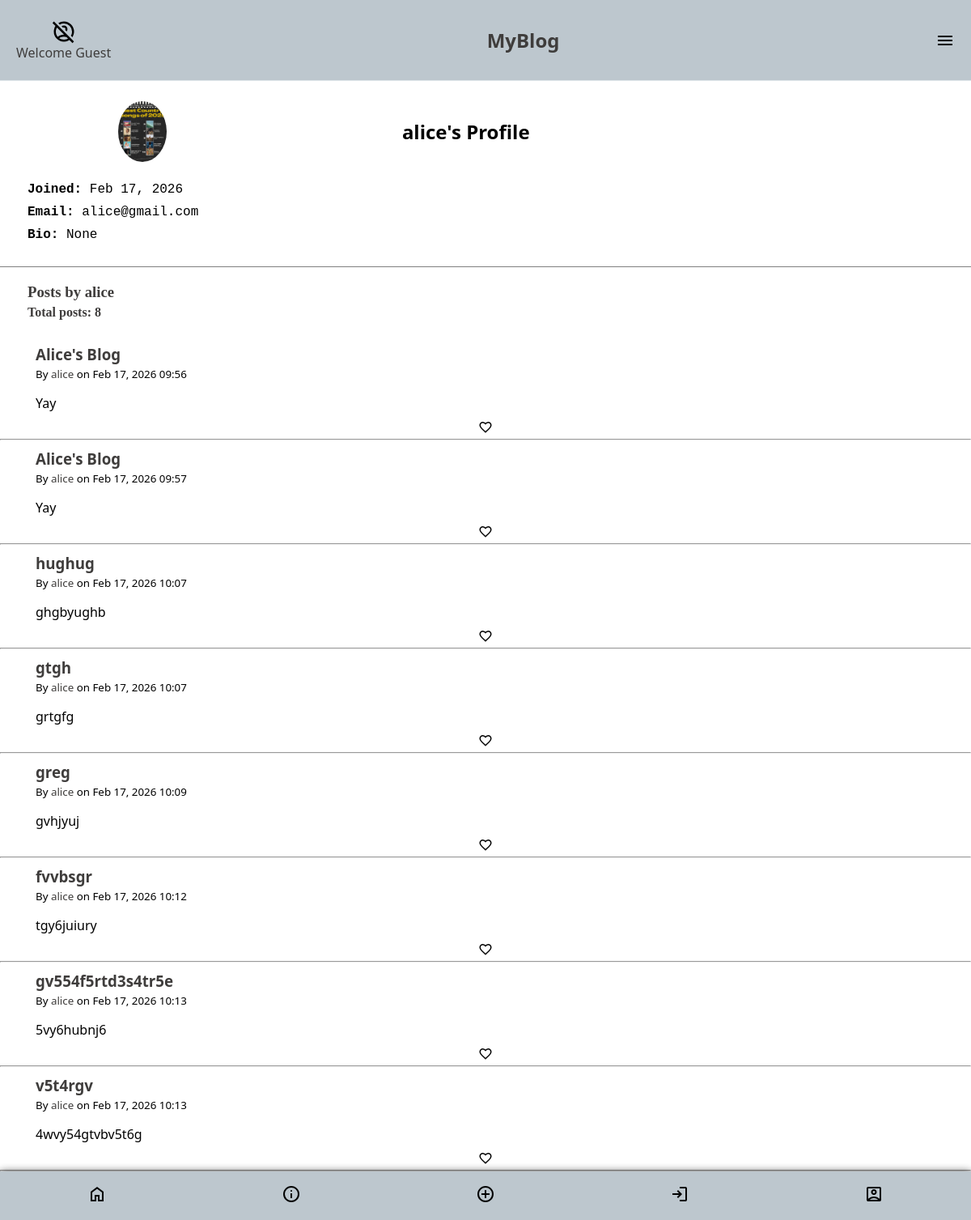
Page /user/alice on the committed database.
### app.py (models this page shows)
class User(db.Model):
    id = db.Column(db.Integer, primary_key=True)
    username = db.Column(db.String(200), unique=True, nullable=False)
    password = db.Column(db.String(200), nullable=False)
    is_admin = db.Column(db.Boolean, nullable=False)
    email = db.Column(db.String(200), unique=True, nullable=False)
    bio = db.Column(db.Text, default="Hello! I'm new here.")
    joined_at = db.Column(db.DateTime, default=datetime.utcnow)
    profile_pic = db.Column(db.String(200), default="default.svg")

class Post(db.Model):
    id = db.Column(db.Integer, primary_key=True)
    title = db.Column(db.String(200), nullable=False)
    content = db.Column(db.Text, nullable=False)
    user_id = db.Column(db.Integer, db.ForeignKey('user.id'))
    author_obj = db.relationship('User', backref='posts')
    created_at = db.Column(db.DateTime, default=datetime.utcnow)

### app.py (the view)
@app.route("/user/<username>")
def profile(username):
    user = User.query.filter_by(username=username).first_or_404()
    posts = Post.query.filter_by(user_id=user.id).all()  #posts = user.posts
    return render_template("profile.html", user=user, posts=posts)

### templates/profile.html (shortened to what this page needs)
{% extends "base.html" %}
{% block content %}
<div class="main-content">
    <div class="my-profile-head">
        <div class="my-profile-banner">
    {% if session.get("user")==user.username %}
            <img src="{{ url_for('static', filename='profile_pics/' + user.profile_pic) }}" alt="" width="60">
            <h2>My Profile</h2>
            <a href="{{ url_for('edit_profile') }}">Edit profile</a>
    {% else %}
        <img src="{{ url_for('static', filename='profile_pics/' + user.profile_pic) }}" alt="" width="60">
        <h2>{{ user.username }}'s Profile</h2>
    {% endif %}
        </div>
    <div class="my-profile-info">
        <p><strong>Joined:</strong> {{ user.joined_at.strftime('%b %d, %Y')  }}</p>
        <p><strong>Email:</strong> {{ user.email }}</p>
        <p><strong>Bio:</strong> {{ user.bio }}</p>
    </div>
    </div>
    <div class="my-profile-poster-info">
        {% if session.get("user")==user.username %}
            <h3>My posts</h3>
        {% else %}
            <h3>Posts by {{ user.username }}</h3>
        {% endif %}
            <h4>Total posts: {{ posts|length }}</h4>
    </div>
    {% if posts %}
        {% for post in posts %}
        <div class="post">
            <div class="post-heading">
                <div class="post-heading-content" style="margin-left:34px;">
                    <h3><a href="{{ url_for('show_post', post_id=post.id) }}" class="links">{{ post.title }}</a></h3>
                    <p><small>By <a href="{{ url_for('profile', username=post.author_obj.username) }}" class="links">{{ post.author_obj.username }}</a> on {{ post.created_at.strftime('%b %d, %Y %H:%M') }}</small></p>
                </div>
            </div>
        <p class="post-content">{{ post.content[:120] }}</p>
        </div>
    {% if session.get("user") == post.author_obj.username or session.get("is_admin") %}
        <div class="post-edit">
            <a href=""><svg xmlns="http://www.w3.org/2000/svg" height="18px" viewBox="0 -960 960 960" width="18px" fill="#000"><path d="m480-120-58-52q-101-91-167-157T150-447.5Q111-500 95.5-544T80-634q0-94 63-157t157-63q52 0 99 22t81 62q34-40 81-62t99-22q94 0 157 63t63 157q0 46-15.5 90T810-447.5Q771-395 705-329T538-172l-58 52Zm0-108q96-86 158-147.5t98-107q36-45.5 50-81t14-70.5q0-60-40-100t-100-40q-47 0-87 26.5T518-680h-76q-15-41-55-67.5T300-774q-60 0-100 40t-40 100q0 35 14 70.5t50 81q36 45.5 98 107T480-228Zm0-273Z"/></svg></a>
            <a href="{{ url_for('edit_post', post_id=post.id) }}"><svg xmlns="http://www.w3.org/2000/svg" height="18px" viewBox="0 -960 960 960" width="18px" fill="#000"><path d="M560-80v-123l221-220q9-9 20-13t22-4q12 0 23 4.5t20 13.5l37 37q8 9 12.5 20t4.5 22q0 11-4 22.5T903-300L683-80H560Zm300-263-37-37 37 37ZM620-140h38l121-122-18-19-19-18-122 121v38ZM240-80q-33 0-56.5-23.5T160-160v-640q0-33 23.5-56.5T240-880h320l240 240v120h-80v-80H520v-200H240v640h240v80H240Zm280-400Zm241 199-19-18 37 37-18-19Z"/></svg></a>
            <form action="{{ url_for('delete_post', post_id=post.id) }}" method='POST' onsubmit='return confirmDelete()'>
                <button class="delete-btn"><svg xmlns="http://www.w3.org/2000/svg" height="18px" viewBox="0 -960 960 960" width="18px" fill="#000"><path d="M280-120q-33 0-56.5-23.5T200-200v-520h-40v-80h200v-40h240v40h200v80h-40v520q0 33-23.5 56.5T680-120H280Zm400-600H280v520h400v-520ZM360-280h80v-360h-80v360Zm160 0h80v-360h-80v360ZM280-720v520-520Z"/></svg></button>
            </form>
        </div>
    {% else %}
        <div class="post-edit">
            <a href=""></a>
        </div>
    {% endif %}
    <hr>
    {% endfor %}
    {% else %}
        <p>This user has not posted anything yet.</p>
    {% endif %}
</div>
{% endblock %}

### templates/base.html (shortened to what this page needs)
<!DOCTYPE html>
<html lang="en">
<head>
    <link rel="stylesheet" href="{{ url_for('static', filename='style.css') }}">
</head>
<body>
    <nav class="top-nav">
        <div class="profile">
        {% if session.get("user") %}
            <a href="{{ url_for('my_profile') }}"><svg xmlns="http://www.w3.org/2000/svg" height="30px" viewBox="0 -960 960 960" width="30px" fill="#000"><path d="M234-276q51-39 114-61.5T480-360q69 0 132 22.5T726-276q35-41 54.5-93T800-480q0-133-93.5-226.5T480-800q-133 0-226.5 93.5T160-480q0 59 19.5 111t54.5 93Zm146.5-204.5Q340-521 340-580t40.5-99.5Q421-720 480-720t99.5 40.5Q620-639 620-580t-40.5 99.5Q539-440 480-440t-99.5-40.5ZM480-80q-83 0-156-31.5T197-197q-54-54-85.5-127T80-480q0-83 31.5-156T197-763q54-54 127-85.5T480-880q83 0 156 31.5T763-763q54 54 85.5 127T880-480q0 83-31.5 156T763-197q-54 54-127 85.5T480-80Zm100-95.5q47-15.5 86-44.5-39-29-86-44.5T480-280q-53 0-100 15.5T294-220q39 29 86 44.5T480-160q53 0 100-15.5ZM523-537q17-17 17-43t-17-43q-17-17-43-17t-43 17q-17 17-17 43t17 43q17 17 43 17t43-17Zm-43-43Zm0 360Z"/></svg></a>
            <p>Welcome {{ session.get("user") }}</p>
        {% else %}
            <a href="{{ url_for('my_profile') }}"></a>
            <p>Welcome Guest</p>
        {% endif %}
        </div>
        <h1>MyBlog</h1>
        <svg xmlns="http://www.w3.org/2000/svg" height="24px" viewBox="0 -960 960 960" width="24px" fill="#000" class="menu"><path d="M120-240v-80h720v80H120Zm0-200v-80h720v80H120Zm0-200v-80h720v80H120Z"/></svg>
    </nav>
    {% block content %}{% endblock %}
    <div class="fixed">
        <nav class="bottom-nav">
            <a href="/"><svg xmlns="http://www.w3.org/2000/svg" height="24px" viewBox="0 -960 960 960" width="24px" fill="#000"><path d="M240-200h120v-240h240v240h120v-360L480-740 240-560v360Zm-80 80v-480l320-240 320 240v480H520v-240h-80v240H160Zm320-350Z"/></svg></a>
            <a href="/about"></a>
            <a href="/add"></a>
            {% if session.get("user") %}
                <a href="{{ url_for('logout') }}"><svg xmlns="http://www.w3.org/2000/svg" height="24px" viewBox="0 -960 960 960" width="24px" fill="#000"><path d="M200-120q-33 0-56.5-23.5T120-200v-560q0-33 23.5-56.5T200-840h280v80H200v560h280v80H200Zm440-160-55-58 102-102H360v-80h327L585-622l55-58 200 200-200 200Z"/></svg></a>
            {% else %}
                <a href="{{ url_for('login') }}"><svg xmlns="http://www.w3.org/2000/svg" height="24px" viewBox="0 -960 960 960" width="24px" fill="#000"><path d="M480-120v-80h280v-560H480v-80h280q33 0 56.5 23.5T840-760v560q0 33-23.5 56.5T760-120H480Zm-80-160-55-58 102-102H120v-80h327L345-622l55-58 200 200-200 200Z"/></svg></a>
                <a href="{{ url_for('register') }}"></a>
            {% endif %}
        </nav>
    </div>
</body>
</html>

### static/style.css (style rules this page uses)
* { margin: 0; padding: 0; box-sizing: border-box; }
a { text-decoration: none; }
body { min-height: 100vh; font-family: 'Segoe UI', Tahoma, Geneva, Verdana, sans-serif; background-color: #ffffff; }
.top-nav { display: flex; justify-content: space-between; align-items: center; height: 100px; border-bottom: 1px solid #dfe6e9; background-color: #bdc7ce; color: #3f3d3c; }
.top-nav .profile, .top-nav .menu { margin: 0 20px; }
.profile { font-display: flex; flex-direction: column; align-items: center; }
.profile a { display: flex; justify-content: center; }
.profile svg { display: block; width: 30px; height: 30px; }
.bottom-nav { padding: 30px 0; display: flex; justify-content: space-around; align-items: center; height: 40px; position: fixed; bottom: 0; left: 0; width: 100%; background-color: #bdc7ce; box-shadow: 0px 1px 10px rgb(0, 0, 0, 0.8); z-index: 1000; color: #3f3d3c; }
.post-edit { display: flex; align-items: center; justify-content: space-around; }
.post { margin: 10px 10px 0; }
.post-heading { display: flex; align-items: center; gap: 10px; }
.post-heading-content { flex-grow: 1; text-align: start; }
.post-content { margin-top: 15px; margin-left: 34px; margin-bottom: 10px; }
.my-profile-banner { display: flex; justify-content: space-around; align-items: center; margin: 25px 0; }
.my-profile-banner img { border-radius: 50%; }
.my-profile-head { border-bottom: 1px solid grey; margin-bottom:20px; }
.my-profile-info { margin-left: 34px; margin-bottom: 20px; }
.my-profile-info p { padding-bottom: 10px; font-family: monospace; font-size: 16px; }
.my-profile-poster-info { margin-left: 34px; margin-bottom: 30px; color: #3f3d3c; font-family: Georgia, 'Times New Roman', Times, serif; }
.my-profile-poster-info h3 { padding-bottom: 5px; }
.links { color: #3f3d3c; }
.main-content { padding-bottom: 60px; }

### rows in the picture
User: profile_pic (picture), username "alice", joined_at "Feb 17, 2026", email "alice@gmail.com", bio "None"
Post: title "Alice's Blog", author_obj.username "alice", created_at "Feb 17, 2026 09:56", content "Yay"
Post: title "Alice's Blog", author_obj.username "alice", created_at "Feb 17, 2026 09:57", content "Yay"
Post: title "hughug", author_obj.username "alice", created_at "Feb 17, 2026 10:07", content "ghgbyughb"
Post: title "gtgh", author_obj.username "alice", created_at "Feb 17, 2026 10:07", content "grtgfg"
Post: title "greg", author_obj.username "alice", created_at "Feb 17, 2026 10:09", content "gvhjyuj"
Post: title "fvvbsgr", author_obj.username "alice", created_at "Feb 17, 2026 10:12", content "tgy6juiury"
Post: title "gv554f5rtd3s4tr5e", author_obj.username "alice", created_at "Feb 17, 2026 10:13", content "5vy6hubnj6"
Post: title "v5t4rgv", author_obj.username "alice", created_at "Feb 17, 2026 10:13", content "4wvy54gtvbv5t6g"

### other values in the picture
{{ posts|length }} "8"
